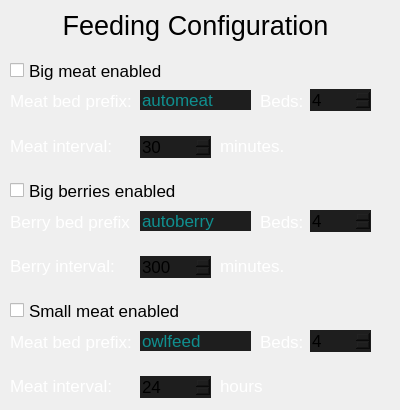
    <widget class="QWidget" name="tab_6">
     <attribute name="title">
      <string>FEED</string>
     </attribute>
     <widget class="QLabel" name="label_45">
      <property name="geometry">
       <rect>
        <x>0</x>
        <y>10</y>
        <width>391</width>
        <height>31</height>
       </rect>
      </property>
      <property name="font">
       <font>
        <pointsize>20</pointsize>
       </font>
      </property>
      <property name="text">
       <string>Feeding Configuration</string>
      </property>
      <property name="alignment">
       <set>Qt::AlignCenter</set>
      </property>
     </widget>
     <widget class="QLabel" name="label_46">
      <property name="geometry">
       <rect>
        <x>260</x>
        <y>85</y>
        <width>51</width>
        <height>31</height>
       </rect>
      </property>
      <property name="font">
       <font>
        <pointsize>13</pointsize>
       </font>
      </property>
      <property name="styleSheet">
       <string notr="true">color: rgb(255, 255, 255)</string>
      </property>
      <property name="text">
       <string>Beds:</string>
      </property>
     </widget>
     <widget class="QSpinBox" name="meat_beds">
      <property name="geometry">
       <rect>
        <x>310</x>
        <y>89</y>
        <width>61</width>
        <height>22</height>
       </rect>
      </property>
      <property name="font">
       <font>
        <pointsize>13</pointsize>
       </font>
      </property>
      <property name="styleSheet">
       <string notr="true">border: None;
background-color: rgb(30, 30, 30);</string>
      </property>
      <property name="minimum">
       <number>0</number>
      </property>
      <property name="maximum">
       <number>16</number>
      </property>
      <property name="singleStep">
       <number>1</number>
      </property>
      <property name="value">
       <number>4</number>
      </property>
     </widget>
     <widget class="QLabel" name="label_47">
      <property name="geometry">
       <rect>
        <x>10</x>
        <y>85</y>
        <width>121</width>
        <height>31</height>
       </rect>
      </property>
      <property name="font">
       <font>
        <pointsize>13</pointsize>
       </font>
      </property>
      <property name="styleSheet">
       <string notr="true">color: white</string>
      </property>
      <property name="text">
       <string>Meat bed prefix:</string>
      </property>
     </widget>
     <widget class="QLineEdit" name="meat_prefix">
      <property name="geometry">
       <rect>
        <x>140</x>
        <y>90</y>
        <width>111</width>
        <height>20</height>
       </rect>
      </property>
      <property name="font">
       <font>
        <pointsize>13</pointsize>
       </font>
      </property>
      <property name="styleSheet">
       <string notr="true">
color: rgb(0, 255, 255);
background-color: rgb(30, 30, 30);
border: None

</string>
      </property>
      <property name="text">
       <string/>
      </property>
      <property name="placeholderText">
       <string>automeat</string>
      </property>
     </widget>
     <widget class="QLabel" name="label_48">
      <property name="geometry">
       <rect>
        <x>10</x>
        <y>206</y>
        <width>121</width>
        <height>31</height>
       </rect>
      </property>
      <property name="font">
       <font>
        <pointsize>13</pointsize>
       </font>
      </property>
      <property name="styleSheet">
       <string notr="true">color: white</string>
      </property>
      <property name="text">
       <string>Berry bed prefix:</string>
      </property>
     </widget>
     <widget class="QLineEdit" name="berry_prefix">
      <property name="geometry">
       <rect>
        <x>140</x>
        <y>211</y>
        <width>111</width>
        <height>20</height>
       </rect>
      </property>
      <property name="font">
       <font>
        <pointsize>13</pointsize>
       </font>
      </property>
      <property name="styleSheet">
       <string notr="true">
color: rgb(0, 255, 255);
background-color: rgb(30, 30, 30);
border: None

</string>
      </property>
      <property name="text">
       <string/>
      </property>
      <property name="placeholderText">
       <string>autoberry</string>
      </property>
     </widget>
     <widget class="QSpinBox" name="berry_beds">
      <property name="geometry">
       <rect>
        <x>310</x>
        <y>210</y>
        <width>61</width>
        <height>22</height>
       </rect>
      </property>
      <property name="font">
       <font>
        <pointsize>13</pointsize>
       </font>
      </property>
      <property name="styleSheet">
       <string notr="true">border: None;
background-color: rgb(30, 30, 30);</string>
      </property>
      <property name="minimum">
       <number>0</number>
      </property>
      <property name="maximum">
       <number>16</number>
      </property>
      <property name="singleStep">
       <number>1</number>
      </property>
      <property name="value">
       <number>4</number>
      </property>
     </widget>
     <widget class="QLabel" name="label_49">
      <property name="geometry">
       <rect>
        <x>260</x>
        <y>206</y>
        <width>51</width>
        <height>31</height>
       </rect>
      </property>
      <property name="font">
       <font>
        <pointsize>13</pointsize>
       </font>
      </property>
      <property name="styleSheet">
       <string notr="true">color: rgb(255, 255, 255)</string>
      </property>
      <property name="text">
       <string>Beds:</string>
      </property>
     </widget>
     <widget class="QLabel" name="label_50">
      <property name="geometry">
       <rect>
        <x>10</x>
        <y>130</y>
        <width>121</width>
        <height>31</height>
       </rect>
      </property>
      <property name="font">
       <font>
        <pointsize>13</pointsize>
       </font>
      </property>
      <property name="styleSheet">
       <string notr="true">color: white</string>
      </property>
      <property name="text">
       <string>Meat interval:</string>
      </property>
     </widget>
     <widget class="QSpinBox" name="meat_interval">
      <property name="geometry">
       <rect>
        <x>140</x>
        <y>136</y>
        <width>71</width>
        <height>22</height>
       </rect>
      </property>
      <property name="font">
       <font>
        <pointsize>13</pointsize>
       </font>
      </property>
      <property name="styleSheet">
       <string notr="true">border: None;
background-color: rgb(30, 30, 30);</string>
      </property>
      <property name="minimum">
       <number>30</number>
      </property>
      <property name="maximum">
       <number>4320</number>
      </property>
      <property name="singleStep">
       <number>1</number>
      </property>
     </widget>
     <widget class="QLabel" name="label_51">
      <property name="geometry">
       <rect>
        <x>220</x>
        <y>130</y>
        <width>121</width>
        <height>31</height>
       </rect>
      </property>
      <property name="font">
       <font>
        <pointsize>13</pointsize>
       </font>
      </property>
      <property name="styleSheet">
       <string notr="true">color: white</string>
      </property>
      <property name="text">
       <string>minutes.</string>
      </property>
     </widget>
     <widget class="QLabel" name="label_52">
      <property name="geometry">
       <rect>
        <x>220</x>
        <y>250</y>
        <width>121</width>
        <height>31</height>
       </rect>
      </property>
      <property name="font">
       <font>
        <pointsize>13</pointsize>
       </font>
      </property>
      <property name="styleSheet">
       <string notr="true">color: white</string>
      </property>
      <property name="text">
       <string>minutes.</string>
      </property>
     </widget>
     <widget class="QSpinBox" name="berry_interval">
      <property name="geometry">
       <rect>
        <x>140</x>
        <y>256</y>
        <width>71</width>
        <height>22</height>
       </rect>
      </property>
      <property name="font">
       <font>
        <pointsize>13</pointsize>
       </font>
      </property>
      <property name="styleSheet">
       <string notr="true">border: None;
background-color: rgb(30, 30, 30);</string>
      </property>
      <property name="minimum">
       <number>300</number>
      </property>
      <property name="maximum">
       <number>4320</number>
      </property>
      <property name="singleStep">
       <number>1</number>
      </property>
     </widget>
     <widget class="QLabel" name="label_53">
      <property name="geometry">
       <rect>
        <x>10</x>
        <y>250</y>
        <width>121</width>
        <height>31</height>
       </rect>
      </property>
      <property name="font">
       <font>
        <pointsize>13</pointsize>
       </font>
      </property>
      <property name="styleSheet">
       <string notr="true">color: white</string>
      </property>
      <property name="text">
       <string>Berry interval:</string>
      </property>
     </widget>
     <widget class="QCheckBox" name="meat_enabled">
      <property name="geometry">
       <rect>
        <x>10</x>
        <y>60</y>
        <width>201</width>
        <height>21</height>
       </rect>
      </property>
      <property name="font">
       <font>
        <pointsize>13</pointsize>
       </font>
      </property>
      <property name="text">
       <string>Big meat enabled</string>
      </property>
     </widget>
     <widget class="QCheckBox" name="berry_enabled">
      <property name="geometry">
       <rect>
        <x>10</x>
        <y>180</y>
        <width>201</width>
        <height>21</height>
       </rect>
      </property>
      <property name="font">
       <font>
        <pointsize>13</pointsize>
       </font>
      </property>
      <property name="text">
       <string>Big berries enabled</string>
      </property>
     </widget>
     <widget class="QLabel" name="label_67">
      <property name="geometry">
       <rect>
        <x>10</x>
        <y>370</y>
        <width>121</width>
        <height>31</height>
       </rect>
      </property>
      <property name="font">
       <font>
        <pointsize>13</pointsize>
       </font>
      </property>
      <property name="styleSheet">
       <string notr="true">color: white</string>
      </property>
      <property name="text">
       <string>Meat interval:</string>
      </property>
     </widget>
     <widget class="QCheckBox" name="small_meat_enabled">
      <property name="geometry">
       <rect>
        <x>10</x>
        <y>300</y>
        <width>201</width>
        <height>21</height>
       </rect>
      </property>
      <property name="font">
       <font>
        <pointsize>13</pointsize>
       </font>
      </property>
      <property name="text">
       <string>Small meat enabled</string>
      </property>
     </widget>
     <widget class="QSpinBox" name="small_meat_interval">
      <property name="geometry">
       <rect>
        <x>140</x>
        <y>376</y>
        <width>71</width>
        <height>22</height>
       </rect>
      </property>
      <property name="font">
       <font>
        <pointsize>13</pointsize>
       </font>
      </property>
      <property name="styleSheet">
       <string notr="true">border: None;
background-color: rgb(30, 30, 30);</string>
      </property>
      <property name="minimum">
       <number>1</number>
      </property>
      <property name="maximum">
       <number>300</number>
      </property>
      <property name="singleStep">
       <number>1</number>
      </property>
      <property name="value">
       <number>24</number>
      </property>
     </widget>
     <widget class="QLabel" name="label_68">
      <property name="geometry">
       <rect>
        <x>260</x>
        <y>326</y>
        <width>51</width>
        <height>31</height>
       </rect>
      </property>
      <property name="font">
       <font>
        <pointsize>13</pointsize>
       </font>
      </property>
      <property name="styleSheet">
       <string notr="true">color: rgb(255, 255, 255)</string>
      </property>
      <property name="text">
       <string>Beds:</string>
      </property>
     </widget>
     <widget class="QLabel" name="label_69">
      <property name="geometry">
       <rect>
        <x>10</x>
        <y>326</y>
        <width>121</width>
        <height>31</height>
       </rect>
      </property>
      <property name="font">
       <font>
        <pointsize>13</pointsize>
       </font>
      </property>
      <property name="styleSheet">
       <string notr="true">color: white</string>
      </property>
      <property name="text">
       <string>Meat bed prefix:</string>
      </property>
     </widget>
     <widget class="QLineEdit" name="small_meat_prefix">
      <property name="geometry">
       <rect>
        <x>140</x>
        <y>331</y>
        <width>111</width>
        <height>20</height>
       </rect>
      </property>
      <property name="font">
       <font>
        <pointsize>13</pointsize>
       </font>
      </property>
      <property name="styleSheet">
       <string notr="true">
color: rgb(0, 255, 255);
background-color: rgb(30, 30, 30);
border: None

</string>
      </property>
      <property name="text">
       <string/>
      </property>
      <property name="placeholderText">
       <string>owlfeed</string>
      </property>
     </widget>
     <widget class="QSpinBox" name="small_meat_beds">
      <property name="geometry">
       <rect>
        <x>310</x>
        <y>330</y>
        <width>61</width>
        <height>22</height>
       </rect>
      </property>
      <property name="font">
       <font>
        <pointsize>13</pointsize>
       </font>
      </property>
      <property name="styleSheet">
       <string notr="true">border: None;
background-color: rgb(30, 30, 30);</string>
      </property>
      <property name="minimum">
       <number>0</number>
      </property>
      <property name="maximum">
       <number>16</number>
      </property>
      <property name="singleStep">
       <number>1</number>
      </property>
      <property name="value">
       <number>4</number>
      </property>
     </widget>
     <widget class="QLabel" name="label_70">
      <property name="geometry">
       <rect>
        <x>220</x>
        <y>370</y>
        <width>121</width>
        <height>31</height>
       </rect>
      </property>
      <property name="font">
       <font>
        <pointsize>13</pointsize>
       </font>
      </property>
      <property name="styleSheet">
       <string notr="true">color: white</string>
      </property>
      <property name="text">
       <string>hours</string>
      </property>
     </widget>
    </widget>
